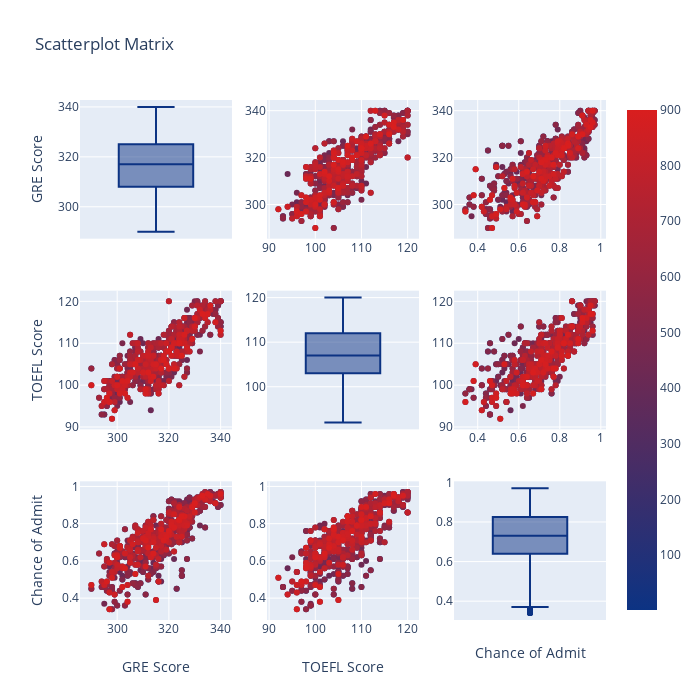

The code cell stored with this chart in its notebook:
### Markdown cell above
#### GRE vs TOEFL vs Chance of Admission

### Code cell
# prepare data

data2 = data.loc[:,["GRE Score", "TOEFL Score", "Chance of Admit "]]
data2["index"] = np.arange(1,len(data2)+1)

# scatter matrix
fig = ff.create_scatterplotmatrix(data2, diag='box', index='index',colormap='Portland',
                                  colormap_type='cat',
                                  height=700, width=700)
iplot(fig)

### Figure 1 — Plotly figure (JSON) as saved in the notebook; plotly's stock layout.template omitted (floating-point values rounded to 4 significant figures; data arrays with more than 128 entries replaced by an {"elided": "..."} marker saying what was removed)
{"data": [{"marker": {"color": "rgb(12, 51, 131)"}, "showlegend": false, "type": "box", "xaxis": "x", "y": {"elided": "900 int values"}, "yaxis": "y"}, {"marker": {"color": {"elided": "900 int values"}, "colorscale": [[0.0, "rgb(12, 51, 131)"], [1.0, "rgb(217, 30, 30)"]], "showscale": true, "size": 6}, "mode": "markers", "showlegend": false, "type": "scatter", "x": {"elided": "900 int values"}, "xaxis": "x2", "y": {"elided": "900 int values"}, "yaxis": "y2"}, {"marker": {"color": {"elided": "900 int values"}, "colorscale": [[0.0, "rgb(12, 51, 131)"], [1.0, "rgb(217, 30, 30)"]], "showscale": false, "size": 6}, "mode": "markers", "showlegend": false, "type": "scatter", "x": {"elided": "900 float values"}, "xaxis": "x3", "y": {"elided": "900 int values"}, "yaxis": "y3"}, {"marker": {"color": {"elided": "900 int values"}, "colorscale": [[0.0, "rgb(12, 51, 131)"], [1.0, "rgb(217, 30, 30)"]], "showscale": false, "size": 6}, "mode": "markers", "showlegend": false, "type": "scatter", "x": {"elided": "900 int values"}, "xaxis": "x4", "y": {"elided": "900 int values"}, "yaxis": "y4"}, {"marker": {"color": "rgb(12, 51, 131)"}, "showlegend": false, "type": "box", "xaxis": "x5", "y": {"elided": "900 int values"}, "yaxis": "y5"}, {"marker": {"color": {"elided": "900 int values"}, "colorscale": [[0.0, "rgb(12, 51, 131)"], [1.0, "rgb(217, 30, 30)"]], "showscale": false, "size": 6}, "mode": "markers", "showlegend": false, "type": "scatter", "x": {"elided": "900 float values"}, "xaxis": "x6", "y": {"elided": "900 int values"}, "yaxis": "y6"}, {"marker": {"color": {"elided": "900 int values"}, "colorscale": [[0.0, "rgb(12, 51, 131)"], [1.0, "rgb(217, 30, 30)"]], "showscale": false, "size": 6}, "mode": "markers", "showlegend": false, "type": "scatter", "x": {"elided": "900 int values"}, "xaxis": "x7", "y": {"elided": "900 float values"}, "yaxis": "y7"}, {"marker": {"color": {"elided": "900 int values"}, "colorscale": [[0.0, "rgb(12, 51, 131)"], [1.0, "rgb(217, 30, 30)"]], "showscale": false, "size": 6}, "mode": "markers", "showlegend": false, "type": "scatter", "x": {"elided": "900 int values"}, "xaxis": "x8", "y": {"elided": "900 float values"}, "yaxis": "y8"}, {"marker": {"color": "rgb(12, 51, 131)"}, "showlegend": false, "type": "box", "xaxis": "x9", "y": {"elided": "900 float values"}, "yaxis": "y9"}], "layout": {"height": 700, "showlegend": true, "title": {"text": "Scatterplot Matrix"}, "width": 700, "xaxis": {"anchor": "y", "domain": [0.0, 0.2889], "showticklabels": false}, "xaxis2": {"anchor": "y2", "domain": [0.3556, 0.6444]}, "xaxis3": {"anchor": "y3", "domain": [0.7111, 1.0]}, "xaxis4": {"anchor": "y4", "domain": [0.0, 0.2889]}, "xaxis5": {"anchor": "y5", "domain": [0.3556, 0.6444], "showticklabels": false}, "xaxis6": {"anchor": "y6", "domain": [0.7111, 1.0]}, "xaxis7": {"anchor": "y7", "domain": [0.0, 0.2889], "title": {"text": "GRE Score"}}, "xaxis8": {"anchor": "y8", "domain": [0.3556, 0.6444], "title": {"text": "TOEFL Score"}}, "xaxis9": {"anchor": "y9", "domain": [0.7111, 1.0], "showticklabels": false, "title": {"text": "Chance of Admit "}}, "yaxis": {"anchor": "x", "domain": [0.7333, 1.0], "title": {"text": "GRE Score"}}, "yaxis2": {"anchor": "x2", "domain": [0.7333, 1.0]}, "yaxis3": {"anchor": "x3", "domain": [0.7333, 1.0]}, "yaxis4": {"anchor": "x4", "domain": [0.3667, 0.6333], "title": {"text": "TOEFL Score"}}, "yaxis5": {"anchor": "x5", "domain": [0.3667, 0.6333]}, "yaxis6": {"anchor": "x6", "domain": [0.3667, 0.6333]}, "yaxis7": {"anchor": "x7", "domain": [0.0, 0.2667], "title": {"text": "Chance of Admit "}}, "yaxis8": {"anchor": "x8", "domain": [0.0, 0.2667]}, "yaxis9": {"anchor": "x9", "domain": [0.0, 0.2667]}}}
